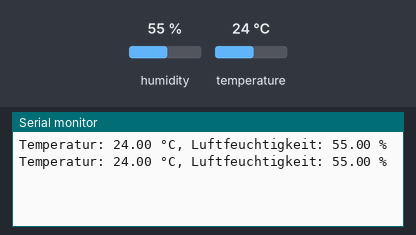
Bench run of a sketch on a simulated Arduino Uno, built with avr-gcc and run on an emulated ATmega328P. Parts: the last lines printed to the serial monitor. Inputs (shaded band) come from the test bench; at power-on: humidity 55 %, temperature 24 °C.

Above: at 2.8 s.
2.9 s: humidity set to 22 %
At 4.8 s:
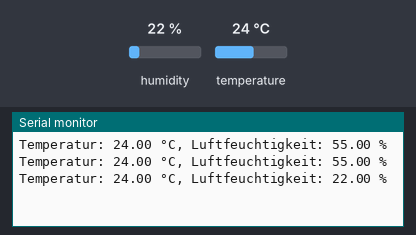
5.6 s: temperature set to 12 °C
At 7.2 s:
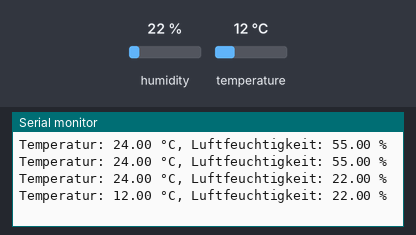
8.3 s: humidity set to 40 %
At 10.8 s:
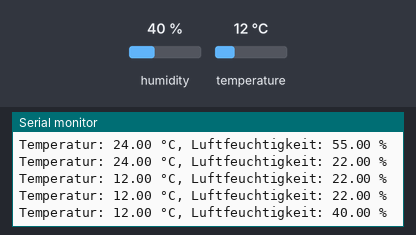
Timing chart, 0 to 12.3 s (numbered marks = the images above; inputs shaded):
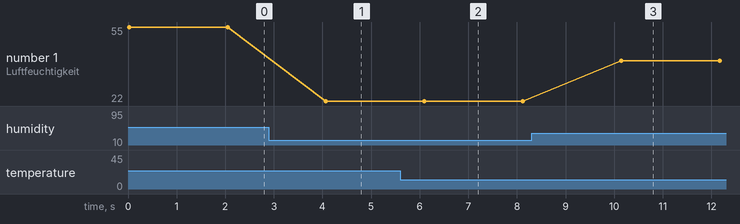

Measured:
- after the input at 2.9 s, the serial monitor: prints a new line after 1.2 s (image 1)
- after the input at 5.6 s, the serial monitor: prints a new line after 0.50 s (image 2)
- after the input at 8.3 s, the serial monitor: prints a new line after 1.8 s (image 3)
- plotted number 1: 55 → 22 after the input at 2.9 s, 22 → 40 after the input at 8.3 s

The sketch:

DHT11_EINF.ino
```cpp
#include "DHT.h"

#define DHTPIN 14
#define DHTTYPE DHT11

DHT dht(DHTPIN, DHTTYPE);

void setup() {
  Serial.begin(19200);
}

void loop() {
  float temp = dht.readTemperature();
  float hum = dht.readHumidity();

  if (isnan(temp) || isnan(hum)) {
    Serial.println("Fehler beim Lesen vom DHT11!");
    delay(2000);
    return;
  }

  Serial.print("Temperatur: ");
  Serial.print(temp);
  Serial.print(" °C, Luftfeuchtigkeit: ");
  Serial.print(hum);
  Serial.println(" %");

  delay(2000);
}
```
